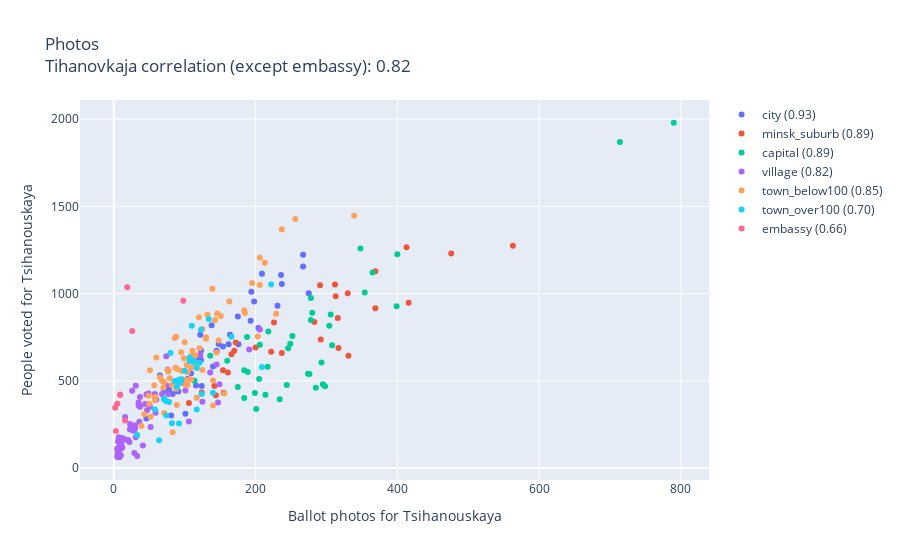

This figure's notebook cell:
### Code cell
draw_chart('tihanovkaja', 'photoVoices', 'Ballot photos for Tsihanouskaya')
